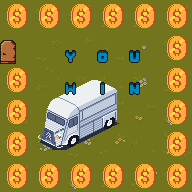

A 2D game scene composited from a Tiled map and its tileset images. What follows is a short description and the map's XML, with every tile layer's data as written:
An orthogonal 6x6 tile map with 32x32 px tiles, 5 tile layers (Floor, Walls, Furniture, YOU WIN, ...), 9 tilesets.

<map version="1.10" tiledversion="1.11.2" orientation="orthogonal" renderorder="right-down" width="6" height="6" tilewidth="32" tileheight="32" infinite="0" nextlayerid="6" nextobjectid="1">
 <tileset firstgid="1" source="TX Tileset Grass.tsx" />
 <tileset firstgid="65" source="MegaPixelArt32x32pxIcons_SpriteSheet.tsx" />
 <tileset firstgid="569" source="door_closed.tsx" />
 <tileset firstgid="570" source="Letter Y.tsx" />
 <tileset firstgid="571" source="Letter O.tsx" />
 <tileset firstgid="572" source="Letter W.tsx" />
 <tileset firstgid="573" source="Letter N.tsx" />
 <tileset firstgid="574" source="Letter U.tsx" />
 <tileset firstgid="575" source="Letter I.tsx" />
 <layer id="1" name="Floor" width="6" height="6">
  <data encoding="csv">
1,2,3,23,23,24,
9,10,11,4,5,6,
17,18,19,12,13,14,
4,5,6,20,21,22,
12,13,14,15,16,30,
20,21,22,23,15,16
</data>
 </layer>
 <layer id="2" name="Walls" width="6" height="6">
  <data encoding="csv">
82,82,82,82,82,82,
0,0,0,0,0,82,
82,0,0,0,0,82,
82,0,0,0,0,82,
82,0,0,0,0,82,
82,82,82,82,82,82
</data>
 </layer>
 <layer id="3" name="Furniture" width="6" height="6">
  <data encoding="csv">
0,0,0,0,0,0,
0,0,0,0,0,0,
0,535,536,537,0,0,
0,549,550,551,0,0,
0,563,564,565,0,0,
0,0,0,0,0,0
</data>
 </layer>
 <layer id="5" name="YOU WIN" width="6" height="6">
  <data encoding="csv">
0,0,0,0,0,0,
0,0,570,571,574,0,
0,0,572,575,573,0,
0,0,0,0,0,0,
0,0,0,0,0,0,
0,0,0,0,0,0
</data>
 </layer>
 <layer id="4" name="Door Exit Game" width="6" height="6">
  <data encoding="csv">
0,0,0,0,0,0,
569,0,0,0,0,0,
0,0,0,0,0,0,
0,0,0,0,0,0,
0,0,0,0,0,0,
0,0,0,0,0,0
</data>
 </layer>
</map>
